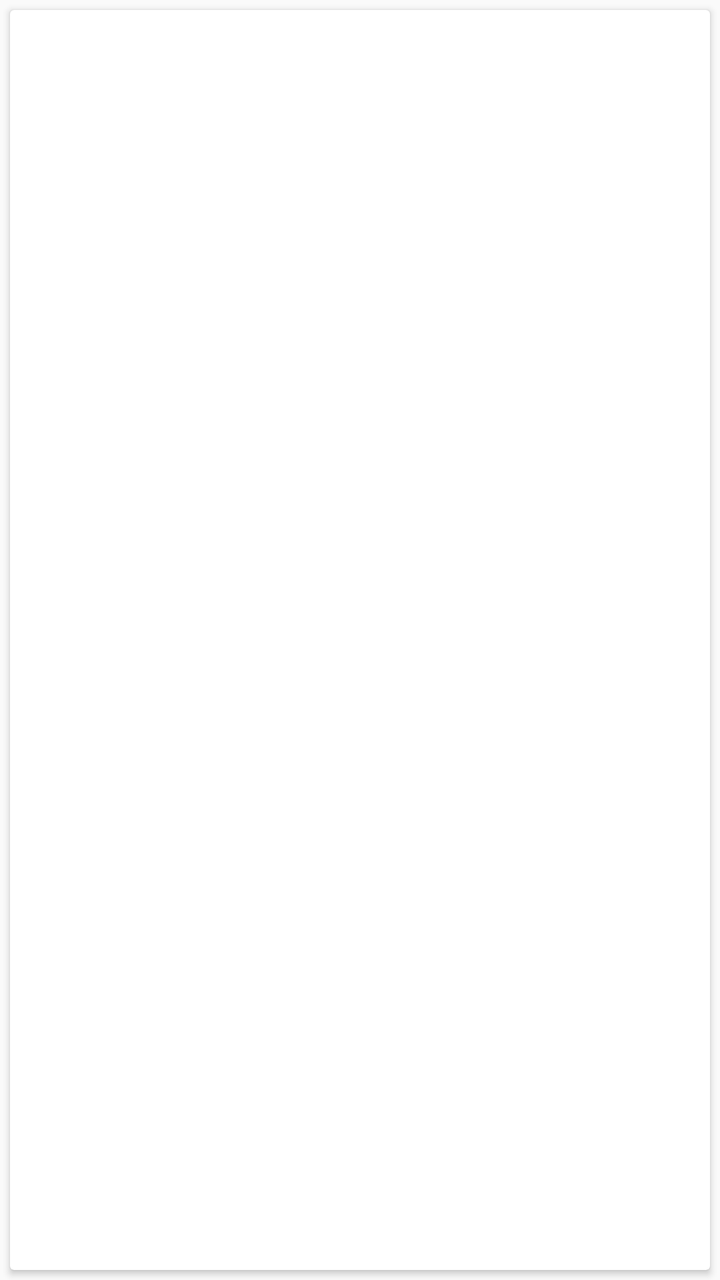
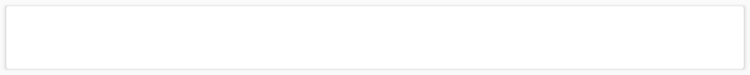

First picture: res/layout/ on a phone held upright. Second picture: the repository's own variant of that layout, on a device whose configuration matches the variant's folder. Source for both follows.
<!-- AndroidManifest.xml: application theme AppTheme -->
<!-- res/layout/recipe_cardview_items.xml -->
<?xml version="1.0" encoding="utf-8"?>
<android.support.v7.widget.CardView
    xmlns:card_view="http://schemas.android.com/apk/res-auto"
    xmlns:android="http://schemas.android.com/apk/res/android"
    android:layout_width="match_parent"
    android:layout_height="wrap_content"
    card_view:layout_constraintCircleRadius="4dp"
    android:layout_margin="5dp"
    android:layout_alignParentTop="false"
    android:layout_centerHorizontal="false"
    android:layout_gravity="center_horizontal">

    <RelativeLayout
        android:layout_width="match_parent"
        android:gravity="center_horizontal"
        android:layout_height="wrap_content">

        <TextView
            android:id="@+id/title"
            android:layout_width="match_parent"
            android:layout_height="50dp"
            android:gravity="center_vertical"
            android:layout_centerInParent="false"
            android:textAppearance="@style/TextAppearance.AppCompat.Body1"
            android:layout_centerHorizontal="false"
            android:textAlignment="center"
            android:layout_centerVertical="false" />

        <ImageView
            android:id="@+id/recipeImage"
            android:layout_gravity="left"
            android:paddingRight="15dp"
            android:elevation="1dp"
            android:layout_width="match_parent"
            android:layout_height="match_parent" />
    </RelativeLayout>
</android.support.v7.widget.CardView>
<!-- resources referenced by this layout -->
<resources>
  <style name="AppTheme" parent="Theme.AppCompat.Light.DarkActionBar">
          <item name="colorPrimary">@color/colorPrimary</item>
          <item name="colorPrimaryDark">@color/colorPrimaryDark</item>
          <item name="colorAccent">@color/colorAccent</item>
      </style>
</resources>
<!-- res/layout-sw600dp-port/recipe_cardview_items.xml (the repository's variant of the layout above) -->
<!-- drawn on a 7-inch tablet held upright -->
<?xml version="1.0" encoding="utf-8"?>
<android.support.v7.widget.CardView
    xmlns:card_view="http://schemas.android.com/apk/res-auto"
    xmlns:android="http://schemas.android.com/apk/res/android"
    android:layout_height="wrap_content"
    card_view:layout_constraintCircleRadius="4dp"
    android:layout_margin="5dp"
    android:layout_alignParentRight="false"
    android:layout_centerInParent="false"
    android:layout_centerHorizontal="false"
    android:layout_centerVertical="false"
    android:layout_width="match_parent">


    <TextView
        android:id="@+id/title"
        android:layout_height="50dp"
        android:textAppearance="@style/TextAppearance.AppCompat.Body1"
        android:textAlignment="center"
        android:layout_centerInParent="false"
        android:layout_centerHorizontal="false"
        android:layout_centerVertical="false"
        android:foregroundGravity="center_vertical|center_horizontal|center"
        android:gravity="center_vertical|center_horizontal"
        android:layout_width="match_parent" />

    <ImageView
        android:id="@+id/recipeImage"
        android:layout_gravity="left"
        android:paddingRight="15dp"
        android:elevation="1dp"
        android:layout_width="match_parent"
        android:layout_height="match_parent" />
</android.support.v7.widget.CardView>
